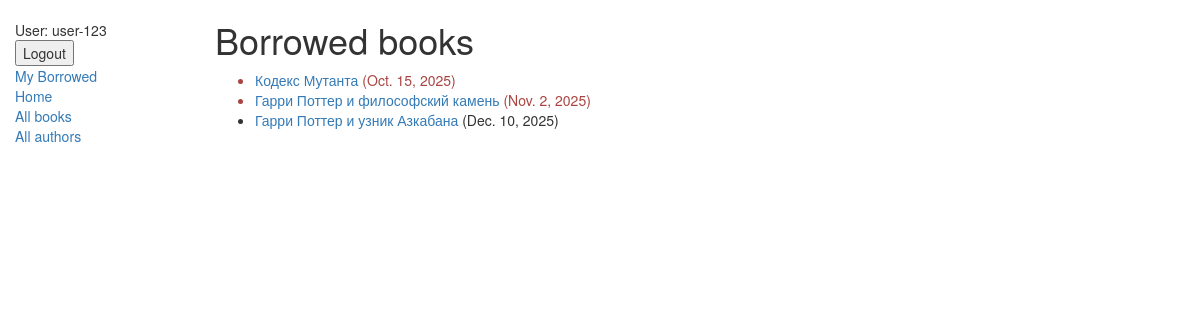
/catalog/mybooks/ (signed in), run on the app's committed database.
### catalog/models.py (models this page shows, shortened)
class BookInstance(models.Model):
    id = models.UUIDField(primary_key=True, default=uuid.uuid4, help_text="Unique ID for this particular book across whole library")
    book = models.ForeignKey('Book', on_delete=models.SET_NULL, null=True)
    imprint = models.CharField(max_length=200)
    due_back = models.DateField(null=True, blank=True)
    borrower = models.ForeignKey(User, on_delete=models.SET_NULL, null=True, blank=True)
    LOAN_STATUS = (
        ('m', 'Maintenance'),
        ('o', 'On loan'),
        ('a', 'Available'),
        ('r', 'Reserved'),
    )
    status = models.CharField(max_length=1, choices=LOAN_STATUS, blank=True, default='m', help_text='Book availability')
    def is_overdue(self):
        if self.due_back and date.today() > self.due_back:
            return True
        return False
    class Meta:
        ordering = ["due_back"]
        permissions = (("can_mark_returned", "Set book as returned"),)

class Book(models.Model):
    title = models.CharField(max_length=200)
    author = models.ForeignKey('Author', on_delete=models.SET_NULL, null=True)
    summary = models.TextField(max_length=1000, help_text="Enter a brief description of the book")
    isbn = models.CharField('ISBN',max_length=13, help_text='13 Character <a href="https://www.isbn-international.org/content/what-isbn">ISBN number</a>')
    genre = models.ManyToManyField(Genre, help_text="Select a genre for this book")
    language = models.ForeignKey('Language', on_delete=models.SET_NULL, null=True)
    def display_genre(self):
        return ', '.join([ genre.name for genre in self.genre.all()[:3] ])
    display_genre.short_description = 'Genre'

### catalog/views.py (the view)
@login_required
def loaned_books_by_user_list(request):
    if request.user.has_perm('catalog.can_mark_returned'):
        book_list = BookInstance.objects.filter(
            status__exact='o'
        ).order_by('due_back')
    else:
        book_list = BookInstance.objects.filter(
            borrower=request.user
        ).filter(
            status__exact='o'
        ).order_by('due_back')
    paginator = Paginator(book_list, 10)
    page_number = request.GET.get('page')
    page_obj = paginator.get_page(page_number)
    return render(
        request,
        'catalog/bookinstance_list_borrowed_user.html',
        {'page_obj': page_obj, 'bookinstance_list': page_obj.object_list}
    )

### catalog/templates/catalog/bookinstance_list_borrowed_user.html
{% extends "base_generic.html" %}
{% block content %}
    <h1>Borrowed books</h1>
    {% if perms.catalog.can_mark_returned %}
        {% if bookinstance_list %}
            <ul>
            {% for bookinst in bookinstance_list %}
                <li class="{% if bookinst.is_overdue %}text-danger{% endif %}">
                    <a href="{% url 'book-detail' bookinst.book.pk %}">{{bookinst.book.title}}</a> ({{ bookinst.due_back }})
                    - {{ bookinst.borrower.get_username }}
                    - <a href="{% url 'renew-book-librarian' bookinst.id %}">Renew</a>
                </li>
            {% endfor %}
        </ul>
        {% else %}
            <p>There are no books borrowed.</p>
        {% endif %}
    {% else %}
    {% if bookinstance_list %}
        <ul>
            {% for bookinst in bookinstance_list %}
                <li class="{% if bookinst.is_overdue %}text-danger{% endif %}">
                    <a href="{% url 'book-detail' bookinst.book.pk %}">{{bookinst.book.title}}</a> ({{ bookinst.due_back }})
                </li>
            {% endfor %}
        </ul>
        {% else %}
            <p>There are no books borrowed.</p>
        {% endif %}
    {% endif %}
{% endblock %}

### catalog/templates/base_generic.html (shortened to what this page needs)
<!doctype html>
<html lang="en">
  <head>
    <link
      rel="stylesheet"
      href="https://maxcdn.bootstrapcdn.com/bootstrap/3.3.7/css/bootstrap.min.css" />
    {% load static %}
    <link rel="stylesheet" href="{% static 'css/styles.css' %}" />
  </head>
  <body>
    <div class="container-fluid">
      <div class="row">
        <div class="col-sm-2">
          {% block sidebar %}
            <ul class="sidebar-nav">
              {% if user.is_authenticated %}
                <li>User: {{ user.get_username }}</li>
                <li>
                  <form method="post" action="{% url 'logout' %}">
                    <input type="submit" value="Logout">
                  </form>
                </li>
              {% else %}
                <li><a href="{% url 'login'%}?next={{request.path}}">Login</a></li>
              {% endif %}
              {% if perms.catalog.can_mark_returned %}
                <li><a href="{% url 'my-borrowed' %}">All Borrowed</a></li>
              {%else%}
                <li><a href="{% url 'my-borrowed' %}">My Borrowed</a></li>
              {%endif%}
              <li><a href="{% url 'index' %}">Home</a></li>
              <li><a href="{% url 'books' %}">All books</a></li>
              <li><a href="{% url 'authors' %}">All authors</a></li>
            </ul>
          {% endblock %}
        </div>
        <div class="col-sm-10 ">
          {% block content %}{% endblock %}
        </div>
      </div>
    </div>
  </body>
</html>

### catalog/static/css/styles.css (style rules this page uses)
.sidebar-nav { margin-top: 20px; padding: 0; list-style: none; }

### data on the page
BookInstance: book "Кодекс Мутанта", due_back "Oct. 15, 2025"
BookInstance: book "Гарри Поттер и философский камень", due_back "Nov. 2, 2025"
BookInstance: book "Гарри Поттер и узник Азкабана", due_back "Dec. 10, 2025"

### other printed values
{{ user.get_username }} "user-123"
